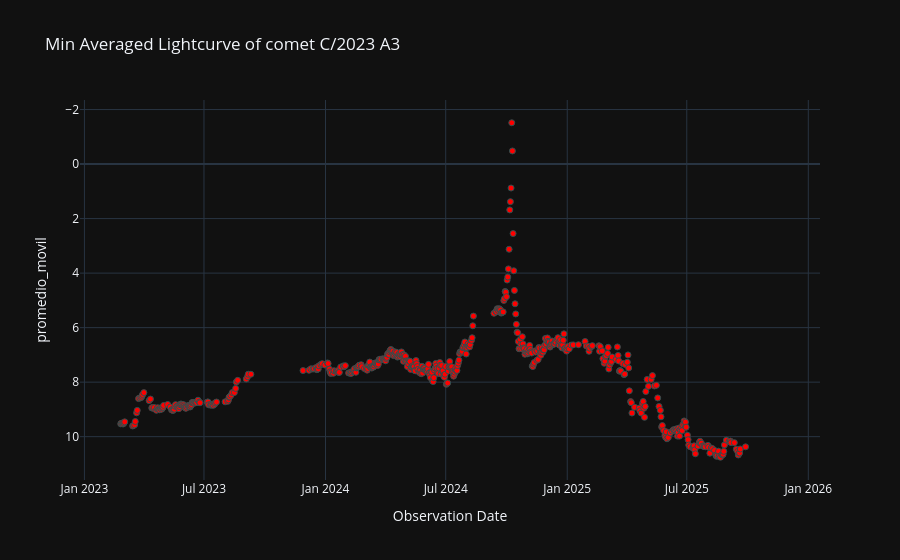

The code cell stored with this chart in its notebook:
### Code cell
# Gráfica de luz interna
labels = {'obs_date':'Observation Date','magnitud_reducida':'Magnitude reduced'}
fig = px.scatter(curva_de_luz_interna_v1_df, x='obs_date', y='promedio_movil', template= 'plotly_dark', labels= labels, title=f'Min Averaged Lightcurve of comet {nombre_cometa}')
fig.update_traces(marker=dict(color='red', size=6, line=dict(width=1, color='DarkSlateGrey')))
fig.update_yaxes(autorange="reversed")
fig.show()

### Figure 1 — Plotly figure (JSON) as saved in the notebook; plotly's stock layout.template omitted (floating-point values rounded to 4 significant figures; data arrays with more than 128 entries replaced by an {"elided": "..."} marker saying what was removed)
{"data": [{"hovertemplate": "Observation Date=%{x}<br>promedio_movil=%{y}<extra></extra>", "legendgroup": "", "marker": {"color": "red", "line": {"color": "DarkSlateGrey", "width": 1}, "size": 6, "symbol": "circle"}, "mode": "markers", "name": "", "orientation": "v", "showlegend": false, "type": "scatter", "x": {"elided": "563 str values"}, "xaxis": "x", "y": {"elided": "563 float values"}, "yaxis": "y"}], "layout": {"legend": {"tracegroupgap": 0}, "title": {"text": "Min Averaged Lightcurve of comet C/2023 A3"}, "xaxis": {"anchor": "y", "domain": [0, 1], "title": {"text": "Observation Date"}}, "yaxis": {"anchor": "x", "autorange": "reversed", "domain": [0, 1], "title": {"text": "promedio_movil"}}}}
